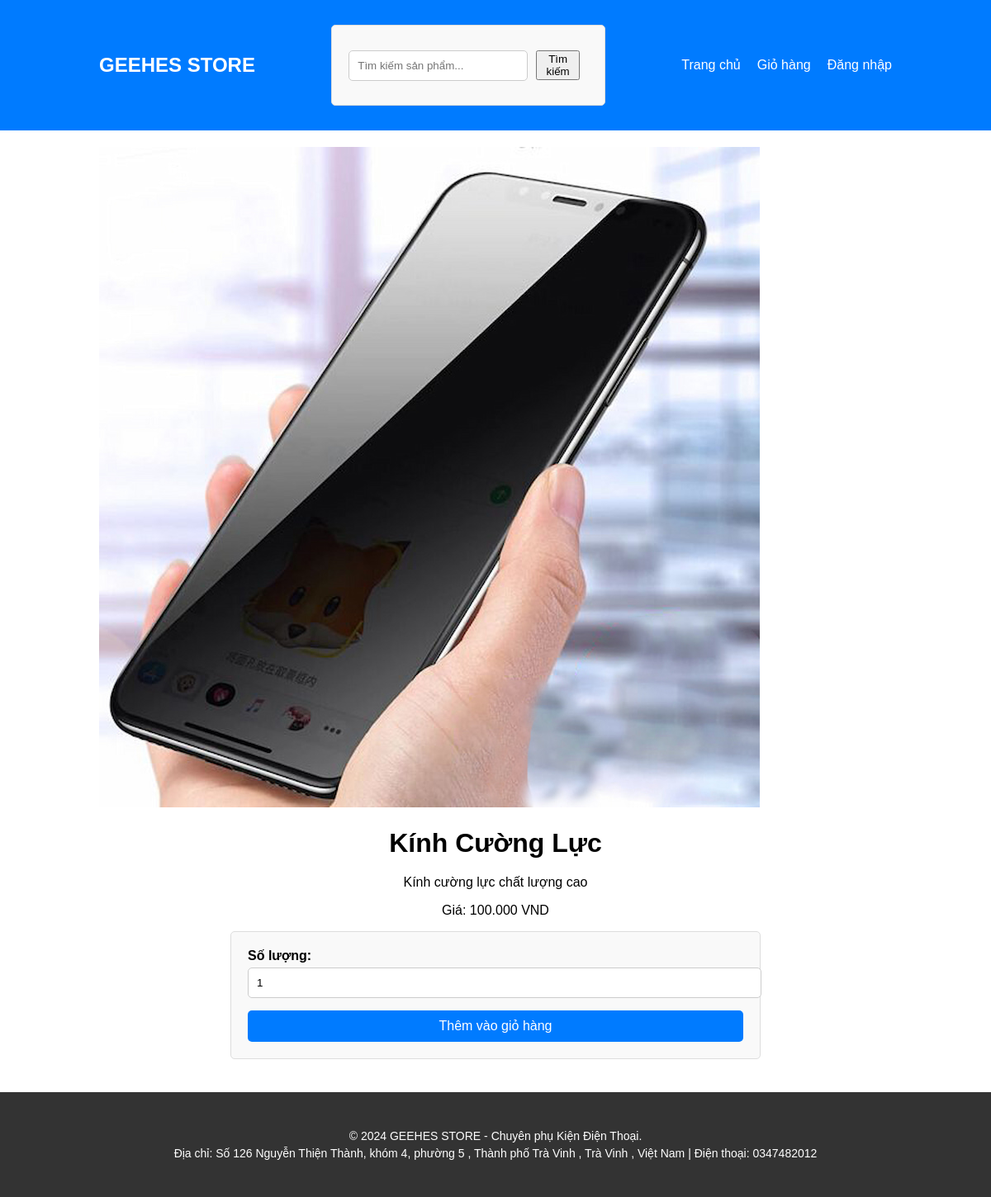
The page /product.php?id=4 on the database its author committed.
### tables this page shows
CREATE TABLE `products` (
  `ProductID` int(11) NOT NULL,
  `ProductName` varchar(100) NOT NULL,
  `Description` text DEFAULT NULL,
  `Price` decimal(10,2) NOT NULL,
  `Stock` int(11) DEFAULT 0,
  `ImageURL` varchar(255) DEFAULT NULL,
  `CategoryID` int(11) DEFAULT NULL
);

### product.php (the view, shortened to what this page needs)
<?php
include 'includes/db.php';
include 'includes/header.php';
$productID = $_GET['id'];
$query = "SELECT * FROM Products WHERE ProductID = :id";
$stmt = $conn->prepare($query);
$stmt->execute(['id' => $productID]);
$product = $stmt->fetch(PDO::FETCH_ASSOC);
?>
<div class="container">
    <div class="product-detail">
        <img src="assets/images/<?= $product['ImageURL'] ?>" alt="<?= $product['ProductName'] ?>">
        <div class="info">
            <h1><?= $product['ProductName'] ?></h1>
            <p><?= $product['Description'] ?></p>
            <p>Giá: <?= number_format($product['Price'], 0, ',', '.') ?> VND</p>
            <form action="cart.php" method="post">
                <label for="quantity">Số lượng:</label>
                <input type="number" name="quantity" value="1" min="1" max="<?= $product['Stock'] ?>">
                <button type="submit" class="btn">Thêm vào giỏ hàng</button>
            </form>
        </div>
    </div>
</div>
<?php include 'includes/footer.php'; ?>

### assets/css/style.css (style rules this page uses)
body { font-family: Arial, sans-serif; margin: 0; padding: 0; }
.container { width: 80%; margin: 0 auto; padding: 20px; }
.btn { display: inline-block; padding: 10px 20px; color: #fff; background-color: #007bff; text-decoration: none; border-radius: 5px; }
form { max-width: 600px; margin: 0 auto; padding: 20px; border: 1px solid #ddd; border-radius: 5px; background-color: #f9f9f9; }
form label { display: block; margin-bottom: 5px; font-weight: bold; }
form input, form textarea { width: 100%; padding: 10px; margin-bottom: 15px; border: 1px solid #ccc; border-radius: 5px; }
form .btn { width: 100%; padding: 10px; background-color: #007bff; color: white; border: none; border-radius: 5px; font-size: 16px; cursor: pointer; }
h1 { text-align: center; margin-bottom: 20px; }
form input { width: 100%; padding: 10px; margin-bottom: 15px; border: 1px solid #ccc; border-radius: 5px; }
p { text-align: center; }

### rows shown on the page
products: ImageURL (picture), ProductName "Kính Cường Lực", Description "Kính cường lực chất lượng cao", Price "100.000"
